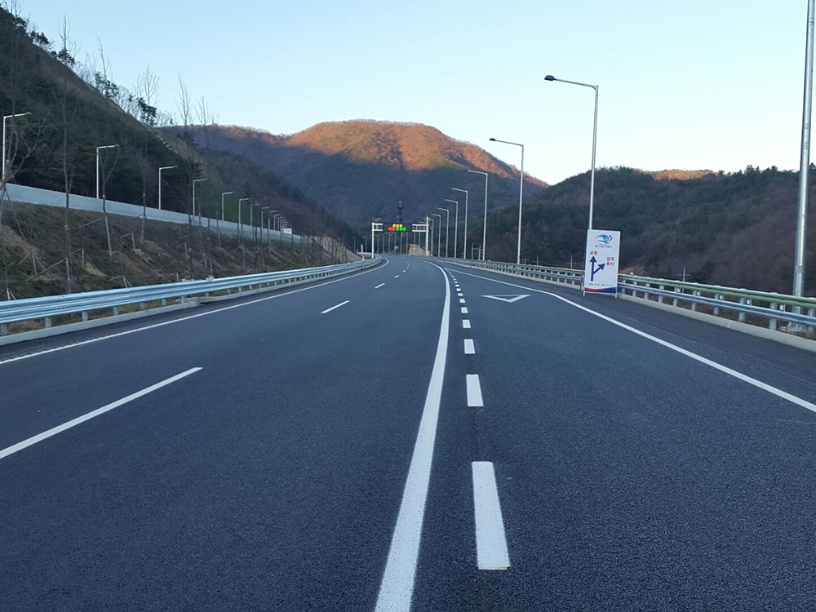
//> input picture Vision Lab/My_Canny/road.jpg, 816 x 612 px
$ ./sobel   (built with g++ and OpenCV 4)
//> lines starting //> are read from the running program, lines starting //| are printed output that depends on the picture
#include <highgui.h>
#include <iostream>
#include <cv.h>
#include "opencv2/opencv.hpp"
#include "opencv2/objdetect.hpp"
#include "opencv2/highgui.hpp"
#include "opencv2/imgproc.hpp"

using namespace std;
using namespace cv;

const int sobel_Mask_X[3][3] = {1,2,1,0,0,0,-1,-2,-1};  // 소벨 수평 마스크
const int sobel_Mask_Y[3][3] = {-1,0,1,-2,0,2,-1,0,1};  // 소벨 수직 마스크

Mat make_Sobel(Mat gray,Mat return_img)
{
  for(int y = 1;y < gray.rows-1;y++)  // 0 ~ end 까지 하다가 세그멘테이션 오류 떠서.. 수정...
  {
    for(int x = 1;x < gray.cols-1;x++)
    {
      int sumX = 0;
      int sumY = 0;
      for(int m_x = -1;m_x<2;m_x++)
      {
        for(int m_y = -1;m_y<2;m_y++)
        {
          sumX = gray.at<uchar>(y+m_y,x+m_x)*sobel_Mask_X[m_x+1][m_y+1];
          sumY = gray.at<uchar>(y+m_y,x+m_x)*sobel_Mask_Y[m_x+1][m_y+1];
        }   // 마스크 적용
      }
      return_img.at<uchar>(y,x) = abs(sumX) + abs(sumY);

    }
  }
  return return_img;
}

int main()
{
  Mat origin = imread("road.jpg");
//> origin is the input picture: 612 rows x 816 cols, CV_8UC3; mean B, G, R 133.4, 115.7, 96.6
  Mat gray;
  Mat sobel_img = Mat(origin.rows,origin.cols,CV_8UC1);
  //Mat sobel_img2; // sobel 함수 사용
  //resize(origin,origin,Size(350,350),0,0,CV_INTER_LINEAR);
  // 이미지 사이즈가 너무 커서 줄임..
  //resize(sobel_img,sobel_img,Size(350,350),0,0,CV_INTER_LINEAR);
  cvtColor(origin,gray,COLOR_BGR2GRAY);
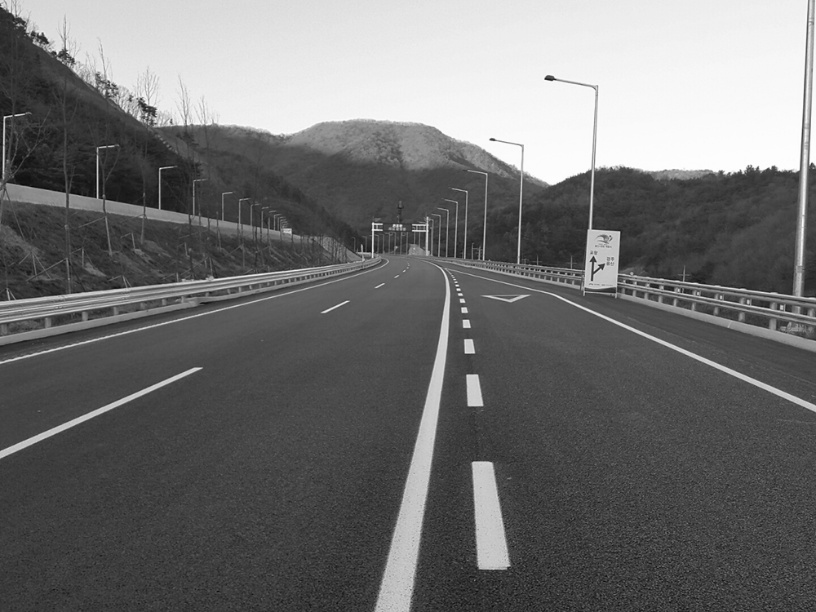
//> gray: 612 rows x 816 cols, CV_8UC1; min 7, max 255, mean 111.9
  // gray 생성..
  //Sobel(gray, sobel_img2, CV_32F, 1, 1);  // 소벨 함수 사용..

  sobel_img = make_Sobel(gray,sobel_img);
//> after the loop in make_Sobel, `for(int y = 1;y < gray.rows-1;y++)`:
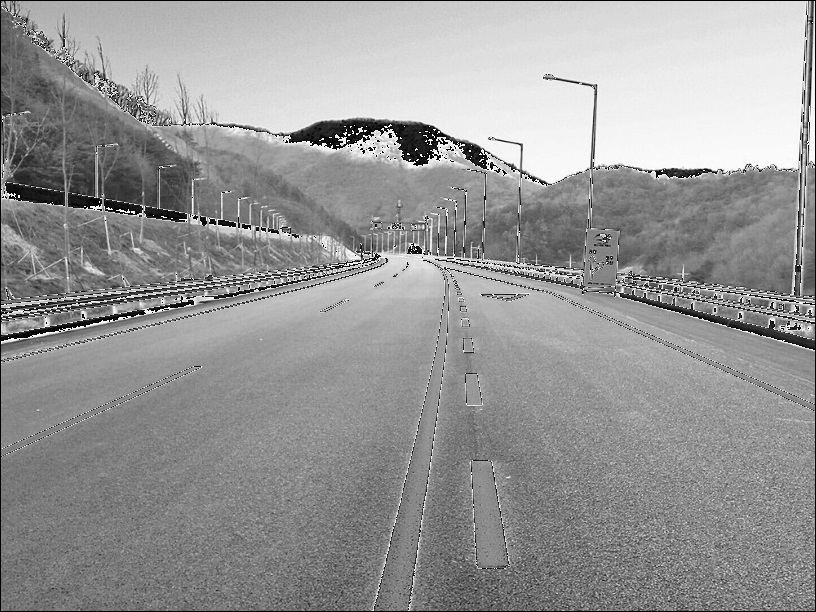
//> return_img: 612 rows x 816 cols, CV_8UC1; min 0, max 254, mean 150.3


  imshow("origin",origin);
  imshow("gray",gray);
  imshow("sobel",sobel_img);
  //imshow("using lib",sobel_img2);
  waitKey(0);
  return 0;
}
